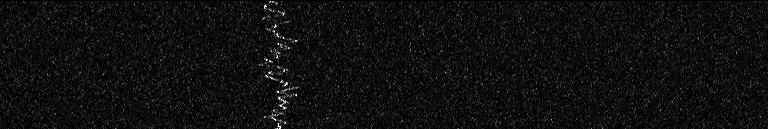
#> input picture SquiggleExamples/2014-08-15_13-49-25_UTC.act27165.dx1015.id-4.L.png, 768 x 129 px, found by its file name; its folder holds only this picture in this run
$ python timeseriesconversionv_modified.py SquiggleExamples/2014-08-15_13-49-25_UTC.act27165.dx1015.id-4.L.png
#> lines starting #> are read from the running program, lines starting #| are printed output that depends on the picture; after the words box and inside, x2 and y2 are one past the last pixel; in counts of white or black regions, pixels touching at a corner belong together
import numpy as np
from PIL import Image, ImageDraw
import matplotlib.pyplot as plt
import math
from scipy.ndimage import filters
import sys

#TODO: account for issue of wrong starting point? start at any point --> move forward

filename = 'SquiggleExamples/' + sys.argv[1]
# Put a dot on original image, where we selected the timepoint

# Questions:
# 1) How do we distinguish between intensities when points are either black/white?
# 2) How do we use a median filter to get ride of noisy sections?

# Takes in two "points": point1 = column index, point2 = (column index, intensity)
def loss(point1, point2, alpha, beta, intensities):
    col_index1 = point1
    (row_index2, col_index2, intensity2) = point2

    neighbor_intensity = 0
    if (row_index2 != 0 and row_index2 != 128 and col_index2 != 0 and col_index2 != 767):
        for row_index in range(row_index2-1, row_index2+2):
            for col_index in range(int(col_index2)-1, int(col_index2)+2):
                if row_index != col_index:
                    neighbor_intensity += intensities[row_index, col_index]

    return ( -1*alpha*intensity2 + -1*beta*neighbor_intensity + (1-alpha-beta)*math.pow(col_index1-col_index2, 2) )

def dynamic_algo(row, col, intensities, img):
    # k = tuning parameters; number of top intensity points to consider per time interval
    k = 50
    # alpha = weight on intensity vs. deviation in loss function
    alpha = 0.02
    # beta = weight on neighbor square intensities
    beta = 0.01

    #initialize to set of potential points per time interval based on highest intensity
    optimal_points = np.zeros((row,k))
    for row_index in range(row):
        optimal_points[row_index,:] = np.argsort(intensities[row_index,:])[k*-1:]

    ###########

    # Dynamic Programming Algorithm: start with one of k initial points, deterministically select next point based on minimizing loss function
    # Choose optimal of k paths based on lowest aggregate loss

    optimal_paths = np.zeros((row,k))
    aggregate_intensity = np.zeros(k)

    # Iterate through potential initial points
    for initial_index, initial_point in enumerate(optimal_points[0,:]):
        optimal_paths[0, initial_index] = initial_point

        # Iterate through each row_index corresponding to a time interval slice
        for row_index in range(1,row):

            # Initialize to first point in list of potential optimal points
            nextpt = optimal_points[row_index,0]

            # point1 = previous optimal point, point2 = current potentially optimal point in question
            point1 = optimal_paths[row_index-1, initial_index] #column index
            point2 = (row_index, nextpt, intensities[row_index,nextpt]) # (row index, column index, intensity)

            nextloss = loss(point1, point2, alpha, beta, intensities)

            # Iterate through potential next points
            for potential_nextpt in optimal_points[row_index,:]:

                point2 = (row_index, potential_nextpt, intensities[row_index, potential_nextpt]) # (row index, column index, intensity)
                curloss = loss(point1, point2, alpha, beta, intensities)

                if curloss < nextloss: #lower loss
                    nextpt = potential_nextpt
                    nextloss = curloss

            optimal_paths[row_index, initial_index] = nextpt
            aggregate_intensity[initial_index] += intensities[row_index, nextpt]

    # Select optimal path based on path with highest aggregate intensity
    optimal_index = np.argmax(aggregate_intensity)
    optimal_path = optimal_paths[:,optimal_index]

    print(optimal_path)

    # Overlay path on image
    im = plt.imread(filename)
    implot = plt.imshow(im)
    plt.scatter(x=optimal_path, y=range(row), c='r', s=40)
    plt.show()

    sys.exit(1)
    plt.plot(optimal_path, range(row), 'o')
    #plt.plot(range(row), optimal_path) #Turn 90 degrees, swap axes
    plt.show()

    img.show()

def naive_algo(row, col, intensities, img):
    optimal_path = np.zeros(row)

    # Naive Algorithm; choosest highest intensity (most white) pixel per row/time interval
    for row_index in range(row):
        optimal_path[row_index] = np.argmax(intensities[row_index,:])

    # Overlay path on image
    im = plt.imread(filename)
    implot = plt.imshow(im)
    plt.scatter(x=optimal_path, y=range(row), c='r', s=40)
    plt.show()

    sys.exit(1)

    plt.plot(optimal_path, range(row), 'o')
    plt.show()

    img.show()

    # 0 = black, 255 = white

def main():
    img = Image.open(filename)
#> img is the input picture: PIL image 768x129 L; min 0, max 255, mean 15.4

    # Convert to grayscale if necessary
    # img = img.convert("L")

    col,row =  img.size
#> col = 768; row = 129

    intensities = np.zeros((row, col))
    pixels = img.load()

    #print(row, col)
    # Dimensions: 768 by 129
    for i in range(row):
        for j in range(col):
            #print(i, j)
            intensity =  pixels[j,i]
            intensities[i,j] = intensity

    '''
    plt.imshow(intensities)
    plt.show()
    # Median filtering of intensities
    intensities = filters.gaussian_filter(intensities, 0.01)
    plt.imshow(intensities)
    plt.show()
    sys.exit(1)
    '''

    #naive_algo(row, col, intensities, img)
    dynamic_algo(row, col, intensities, img)
#> after the loop in dynamic_algo, `for row_index in range(row):`:
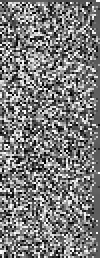
#> optimal_points: shape (129, 50) float64 (shown 2 times larger); min 0, max 767, mean 371.3; drawn with min black and max white
#> the loop in dynamic_algo, `for initial_index, initial_point in enumerate(optimal_points[0,:]):` made 1 pass
#> (initial_index, initial_point) on pass 1: (0, 238)
#> after the loop in dynamic_algo, `for initial_index, initial_point in enumerate(optimal_points[0,:]):`:
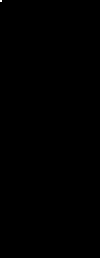
#> optimal_paths: shape (129, 50) float64 (shown 2 times larger); values 0 (black) and 238 (white), 0.02% white in thin lines or dots, all inside (x1, y1, x2, y2) = (0, 0, 1, 1)
#> after the loop in dynamic_algo, `for initial_index, initial_point in enumerate(optimal_points[0,:]):`: aggregate_intensity = 50 values from 0 to 0

if __name__ == "__main__":
#> (the run stopped early here; a loop or call above may not have finished)

$ run again, on SquiggleExamples/2014-09-03_05-25-02_UTC.act18341.dx1004.id-0.L.png
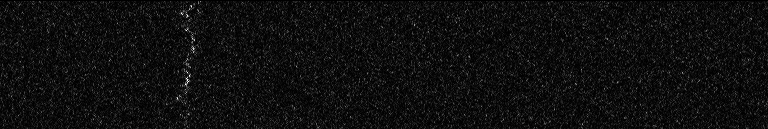
#> input picture SquiggleExamples/2014-09-03_05-25-02_UTC.act18341.dx1004.id-0.L.png, 768 x 129 px, found by its file name
#> in main, img is the input picture: PIL image 768x129 L; min 0, max 255, mean 15
#> after the loop in dynamic_algo, `for row_index in range(row):`:
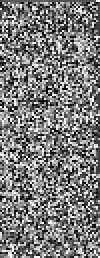
#> optimal_points: shape (129, 50) float64 (shown 2 times larger); min 0, max 767, mean 372.3; drawn with min black and max white
#> the loop in dynamic_algo, `for initial_index, initial_point in enumerate(optimal_points[0,:]):` made 1 pass
#> (initial_index, initial_point) on pass 1: (0, 238)
#> after the loop in dynamic_algo, `for initial_index, initial_point in enumerate(optimal_points[0,:]):`: aggregate_intensity = 50 values from 0 to 0

$ run again, on SquiggleExamples/2014-09-05_00-19-37_UTC.act18350.dx1005.id-0.L.png
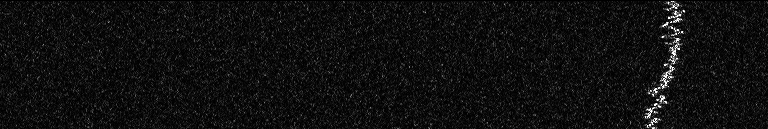
#> input picture SquiggleExamples/2014-09-05_00-19-37_UTC.act18350.dx1005.id-0.L.png, 768 x 129 px, found by its file name
#> in main, img is the input picture: PIL image 768x129 L; min 0, max 255, mean 15.9
#> after the loop in dynamic_algo, `for row_index in range(row):`:
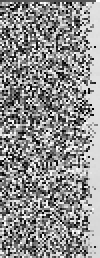
#> optimal_points: shape (129, 50) float64 (shown 2 times larger); min 0, max 767, mean 428.5; drawn with min black and max white
#> the loop in dynamic_algo, `for initial_index, initial_point in enumerate(optimal_points[0,:]):` made 1 pass
#> (initial_index, initial_point) on pass 1: (0, 238)
#> after the loop in dynamic_algo, `for initial_index, initial_point in enumerate(optimal_points[0,:]):`: aggregate_intensity = 50 values from 0 to 0

$ run again, on SquiggleExamples/2014-09-07_05-31-20_UTC.act30945.dx2005.id-6.L.png
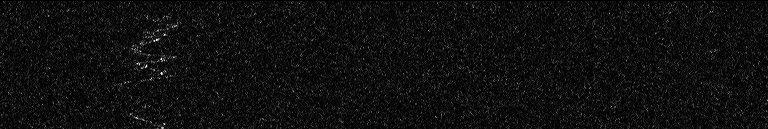
#> input picture SquiggleExamples/2014-09-07_05-31-20_UTC.act30945.dx2005.id-6.L.png, 768 x 129 px, found by its file name
#> in main, img is the input picture: PIL image 768x129 L; min 0, max 255, mean 15.1
#> after the loop in dynamic_algo, `for row_index in range(row):`:
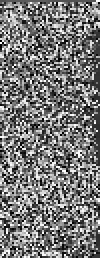
#> optimal_points: shape (129, 50) float64 (shown 2 times larger); min 0, max 767, mean 364.7; drawn with min black and max white
#> the loop in dynamic_algo, `for initial_index, initial_point in enumerate(optimal_points[0,:]):` made 1 pass
#> (initial_index, initial_point) on pass 1: (0, 238)
#> after the loop in dynamic_algo, `for initial_index, initial_point in enumerate(optimal_points[0,:]):`: aggregate_intensity = 50 values from 0 to 0

$ run again, on SquiggleExamples/2014-08-19_02-48-43_UTC.act27628.dx1019.id-1.R.png
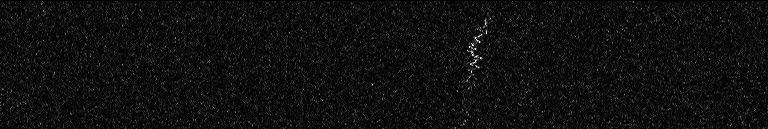
#> input picture SquiggleExamples/2014-08-19_02-48-43_UTC.act27628.dx1019.id-1.R.png, 768 x 129 px, found by its file name
#> in main, img is the input picture: PIL image 768x129 L; min 0, max 255, mean 15.1
#> after the loop in dynamic_algo, `for row_index in range(row):`:
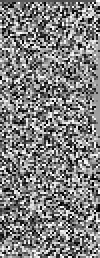
#> optimal_points: shape (129, 50) float64 (shown 2 times larger); min 0, max 767, mean 384.8; drawn with min black and max white
#> the loop in dynamic_algo, `for initial_index, initial_point in enumerate(optimal_points[0,:]):` made 1 pass
#> (initial_index, initial_point) on pass 1: (0, 238)
#> after the loop in dynamic_algo, `for initial_index, initial_point in enumerate(optimal_points[0,:]):`: aggregate_intensity = 50 values from 0 to 0
